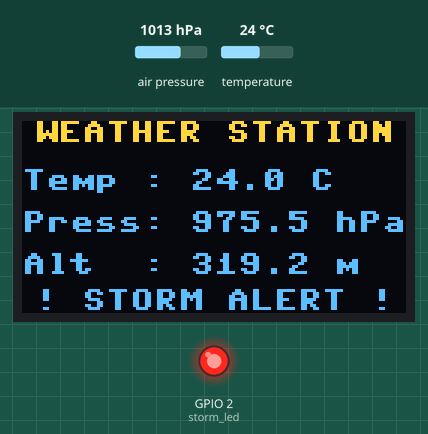
This program was run on a simulated ESP32 board running MicroPython. On the bench: 128×64 one-colour display, output pins drawn as LEDs (lit = HIGH). Wiring (from the project's diagram.json): red LED on GPIO 2. Inputs (shaded band) come from the test bench; at power-on: air pressure 1013 hPa, temperature 24 °C. The OLED is the two-colour kind (top 16 rows yellow); library files of the repository ran but are not shown: bmp180.py, ssd1306.py; what the program prints to the serial console is not drawn.

Above: at 1.2 s.
1.3 s: air pressure set to 1041 hPa
At 2.2 s:
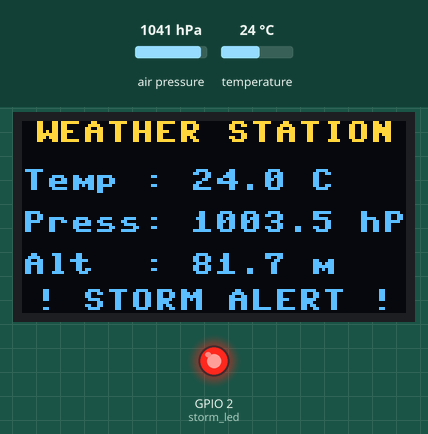
3.1 s: air pressure set to 1045 hPa
At 4.4 s:
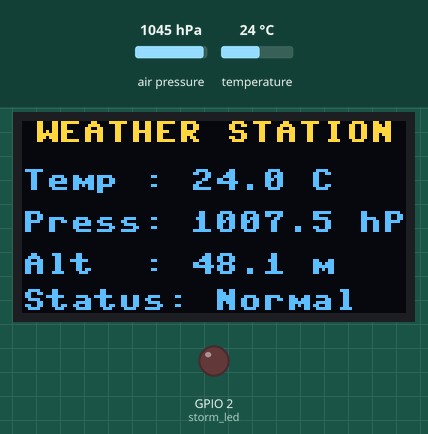
4.7 s: temperature set to 12 °C
At 5.3 s:
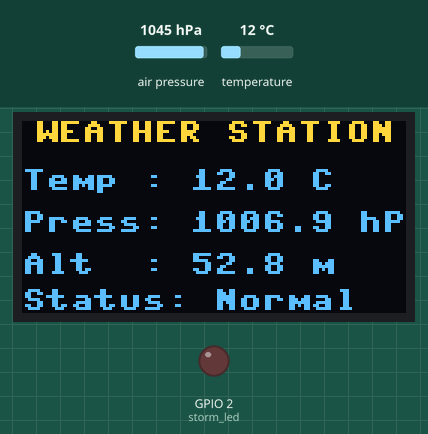
6.2 s: temperature set to 19 °C
At 7.4 s:
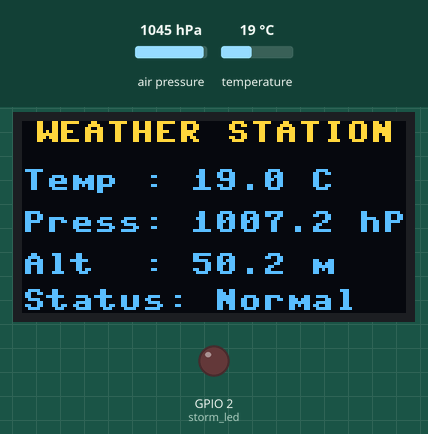
Timing chart, 0 to 8.8 s (numbered marks = the images above; inputs shaded):
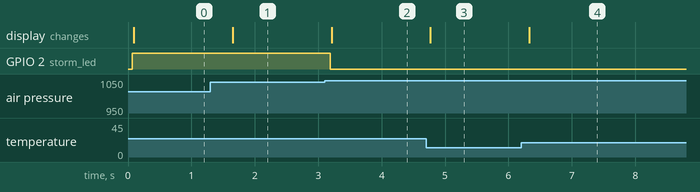

The program:

main.py
```python
from machine import Pin, I2C
import bmp180
import ssd1306
import time

# INITIALIZE THE SHARED I2C DATA HIGHWAY
# Both the barometer (0x77) and OLED (0x3C) share Pin 9 (Clock) and Pin 8 (Data)
i2c_bus = I2C(0, scl=Pin(9), sda=Pin(8))

# ATTACH DEVICES TO THE BUS
weather_sensor = bmp180.BMP180(i2c_bus)
screen = ssd1306.SSD1306_I2C(128, 64, i2c_bus)

# SETUP STORM WARNING LAMP
storm_led = Pin(2, Pin.OUT)

print("FULL ATMOSPHERIC DASHBOARD ONLINE")

while True:
    # READ SENSOR DATA
    temp_c = weather_sensor.temperature
    pressure_hpa = weather_sensor.pressure / 100
    altitude_m = weather_sensor.altitude

    # Send backup copy to Serial Console for debugging
    print(f"Temp: {temp_c:.1f}C | Press: {pressure_hpa:.1f} hPa | Alt: {altitude_m:.1f}m")

    # PREPARE THE OLED SCREEN
    screen.fill(0)  # Wipe old numbers from buffer

    # Stamp formatted strings into display memory
    # Screen is 128px wide by 64px tall; spacing Y by 14px creates clean rows
    screen.text("WEATHER STATION", 4, 0)
    screen.text(f"Temp : {temp_c:.1f} C", 0, 16)
    screen.text(f"Press: {pressure_hpa:.1f} hPa", 0, 30)
    screen.text(f"Alt  : {altitude_m:.1f} m", 0, 44)

    # THE DUAL-REFLEX ALARM LOGIC
    # If pressure drops below 1005 hPa, trigger both visual alarms!
    if pressure_hpa < 1005.0:
        storm_led.value(1)               # Ignite Red Pin 2 LED
        screen.text("! STORM ALERT !", 4, 56) # Print warning on bottom row
        print(" [!] LOW PRESSURE FRONT: STORM INCOMING [!]")
    else:
        storm_led.value(0)               # Stand down LED
        screen.text("Status: Normal", 0, 56)

    # BLAST BUFFER TO PHYSICAL GLASS
    screen.show()

    # Update dashboard every 1.5 seconds
    time.sleep_ms(1500)

####

# Dedicated to God the Father
# All Rights Reserved Christopher Andrew Topalian Copyright 2000-2026
# https://github.com/ChristopherAndrewTopalian
# https://github.com/ChristopherTopalian
# https://sites.google.com/view/CollegeOfScripting
```

Measured:
- the behaviour switches between 1042 and 1043 hPa on air pressure (found by bisection; images 1 and 2)
- after the input at 1.3 s, the display: changes after 0.35 s (image 1)
- after the input at 3.1 s, GPIO 2 (storm_led): HIGH → LOW after 0.09 s; the display: changes after 0.11 s (image 2)
- after the input at 4.7 s, the display: changes after 0.07 s (image 3)
- after the input at 6.2 s, the display: changes after 0.13 s (image 4)
